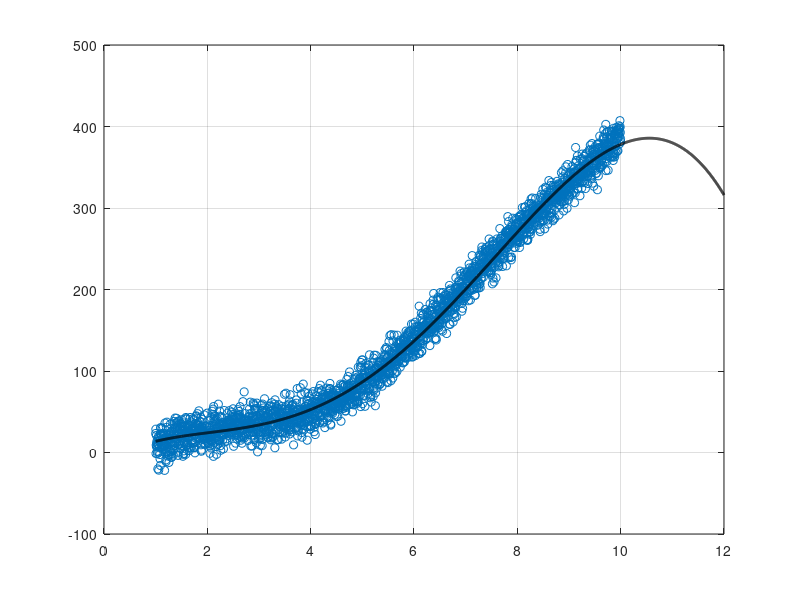

Source code (MATLAB):
clc
clear all
close all

% Entradas ...
X = linspace(1,10,2560);
Y = 4*X.^2+16*sin(X)-8./X+12*randn([1,2560]);
m = 4;

% Calculo de momentos
mo = zeros(1,2*m+1);
mo(1,1) = length(X);
for j = 2:(2*m+1)

	mo(1,j) = sum(X.^(j-1));

end

A = zeros(m+1,m+1);
b = zeros(m+1,1);
for j = 1:(m+1)

%	A(1,:) = mo(1,1:4)
%	A(2,:) = mo(1,2:5)
%	A(3,:) = mo(1,3:6)
	
	A(j,:) = mo(1,(j):(j+m));
	b(j,1) = sum((X.^(j-1)).*Y);

end

X1 = linspace(1,12,2560);
a = A\b;
a(1:end,1) = a(end:-1:1,1);
y = polyval(a.',X1);


figure(1)
plot(X,Y,"o",...
X1,y,"k","LineWidth",2)
grid on